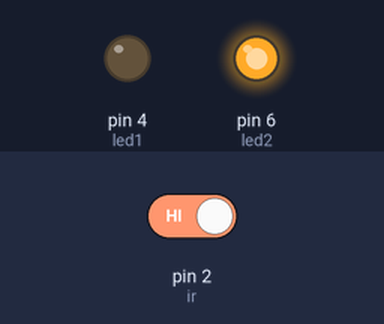
A sketch run on a simulated Arduino Uno, built with avr-gcc and run on an emulated ATmega328P. Parts: output pins drawn as LEDs (lit = HIGH). The inputs (shaded band) are chosen by the test bench; at power-on: pin 2 (ir) HIGH. What the sketch prints to the serial monitor is not drawn.

Above: at 1.2 s.
1.3 s: pin 2 (ir) driven LOW
At 2.0 s:
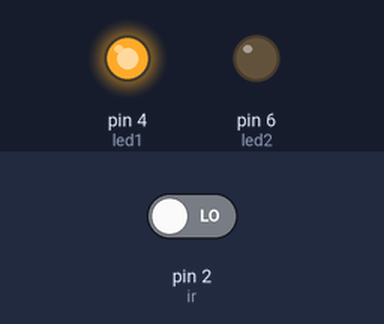
2.8 s: pin 2 (ir) driven HIGH
At 3.2 s:
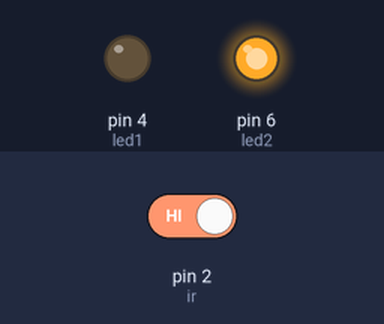
Timing chart, 0 to 5.8 s (numbered marks = the images above; inputs shaded):
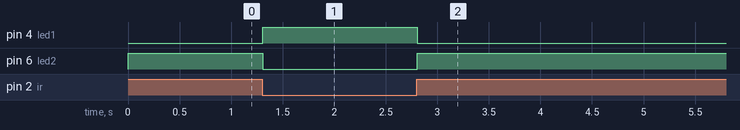

Measured:
- after the input at 1.3 s, pin 4 (led1): LOW → HIGH at once; pin 6 (led2): HIGH → LOW at once
- after the input at 2.8 s, pin 4 (led1): HIGH → LOW at once; pin 6 (led2): LOW → HIGH at once

The sketch:

IR_sensor.ino
```cpp
  int irStatus; // ir status chages so should not use const
  const int ir= 2;  // pin are fixed so const is used
  const int led1= 4;
  const int led2= 6;
void setup()
{
  Serial.begin(9600);
  pinMode(ir, INPUT);
  pinMode(led1, OUTPUT);
  pinMode(led2, OUTPUT);
}

void loop()
{
 irStatus= digitalRead(ir);
 Serial.println(irStatus);  // 1 -active high   0- active low

 if(irStatus==0)
 {
 digitalWrite(led1, HIGH);
 digitalWrite(led2,LOW);

 }
  else
  {
   digitalWrite(led1, LOW);
   digitalWrite(led2, HIGH);

  }

}
```
